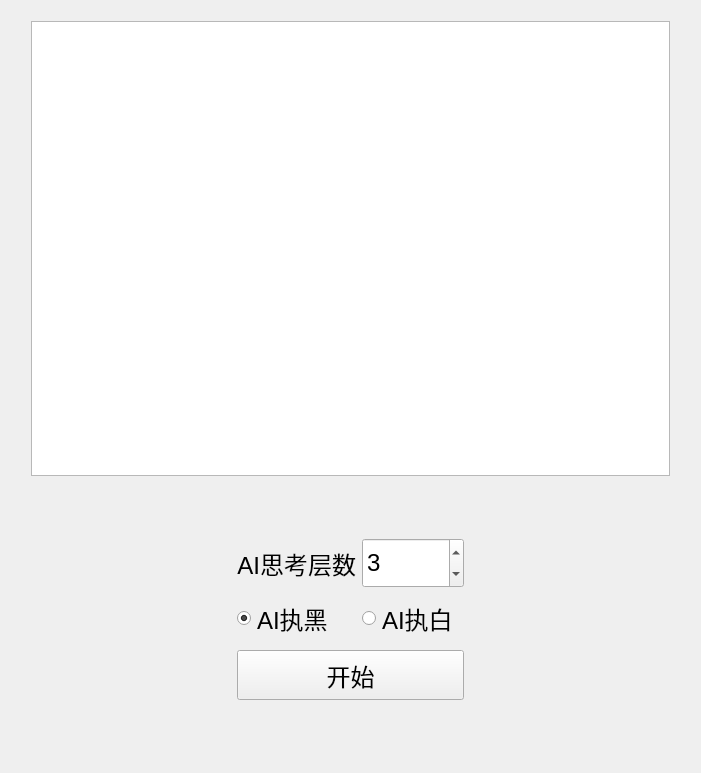
<?xml version="1.0" encoding="UTF-8"?>
<ui version="4.0">
 <class>MainWindow</class>
 <widget class="QMainWindow" name="MainWindow">
  <property name="geometry">
   <rect>
    <x>0</x>
    <y>0</y>
    <width>701</width>
    <height>773</height>
   </rect>
  </property>
  <property name="windowTitle">
   <string>MainWindow</string>
  </property>
  <widget class="QWidget" name="centralWidget">
   <widget class="QWidget" name="gridLayoutWidget">
    <property name="geometry">
     <rect>
      <x>20</x>
      <y>10</y>
      <width>661</width>
      <height>751</height>
     </rect>
    </property>
    <layout class="QGridLayout" name="gridLayout" rowminimumheight="50,50,50,50,50,50" columnminimumwidth="200,50,50,200">
     <item row="2" column="2">
      <widget class="QSpinBox" name="TxtDept">
       <property name="minimumSize">
        <size>
         <width>0</width>
         <height>50</height>
        </size>
       </property>
       <property name="font">
        <font>
         <pointsize>18</pointsize>
        </font>
       </property>
       <property name="minimum">
        <number>1</number>
       </property>
       <property name="maximum">
        <number>10</number>
       </property>
       <property name="value">
        <number>3</number>
       </property>
      </widget>
     </item>
     <item row="3" column="2">
      <widget class="QRadioButton" name="radioButton_2">
       <property name="font">
        <font>
         <pointsize>18</pointsize>
        </font>
       </property>
       <property name="text">
        <string>AI执白</string>
       </property>
      </widget>
     </item>
     <item row="3" column="1">
      <widget class="QRadioButton" name="RdbBlack">
       <property name="font">
        <font>
         <pointsize>18</pointsize>
        </font>
       </property>
       <property name="text">
        <string>AI执黑</string>
       </property>
       <property name="checked">
        <bool>true</bool>
       </property>
      </widget>
     </item>
     <item row="2" column="1">
      <widget class="QLabel" name="label">
       <property name="font">
        <font>
         <pointsize>18</pointsize>
        </font>
       </property>
       <property name="text">
        <string>AI思考层数</string>
       </property>
       <property name="alignment">
        <set>Qt::AlignRight|Qt::AlignTrailing|Qt::AlignVCenter</set>
       </property>
      </widget>
     </item>
     <item row="4" column="1" colspan="2">
      <widget class="QPushButton" name="BtnBegin">
       <property name="minimumSize">
        <size>
         <width>0</width>
         <height>50</height>
        </size>
       </property>
       <property name="font">
        <font>
         <pointsize>18</pointsize>
        </font>
       </property>
       <property name="text">
        <string>开始</string>
       </property>
      </widget>
     </item>
     <item row="0" column="0" colspan="4">
      <widget class="CMyView" name="graphicsView"/>
     </item>
     <item row="1" column="1" colspan="2">
      <widget class="QLabel" name="LblWin">
       <property name="font">
        <font>
         <pointsize>18</pointsize>
        </font>
       </property>
       <property name="styleSheet">
        <string notr="true">color: rgb(255, 0, 0);</string>
       </property>
       <property name="text">
        <string/>
       </property>
       <property name="scaledContents">
        <bool>false</bool>
       </property>
       <property name="alignment">
        <set>Qt::AlignCenter</set>
       </property>
      </widget>
     </item>
     <item row="5" column="1" colspan="2">
      <layout class="QVBoxLayout" name="verticalLayout"/>
     </item>
    </layout>
   </widget>
  </widget>
 </widget>
 <layoutdefault spacing="6" margin="11"/>
 <customwidgets>
  <customwidget>
   <class>CMyView</class>
   <extends>QGraphicsView</extends>
   <header>cmyview.h</header>
  </customwidget>
 </customwidgets>
 <resources/>
 <connections/>
</ui>
